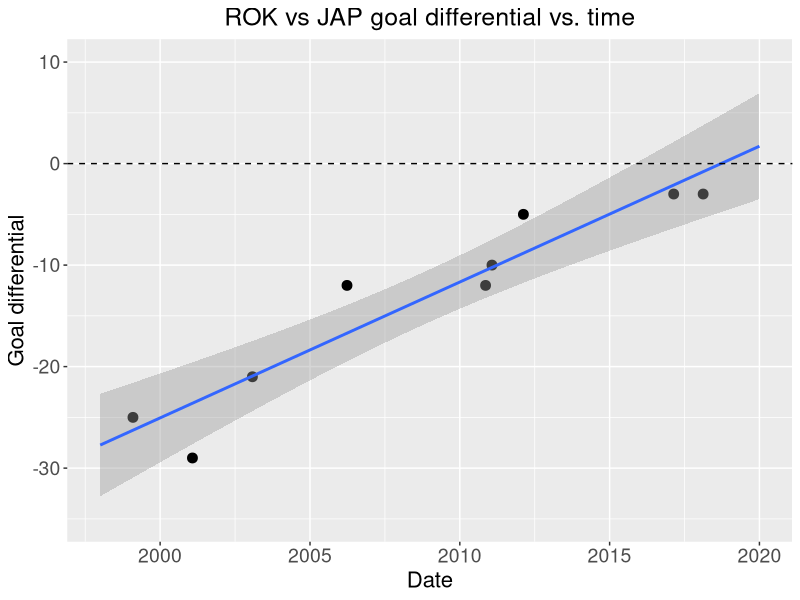

Generate this figure with R:
## ---- chunk 1
# knitr settings
knitr::opts_chunk$set(fig.path = "assets/Rfigs/", echo=FALSE, comment="> ", fig.align='center')
knitr::opts_knit$set(base.dir = "/Users/nunnlab/Desktop/GitHub/rgriff23.github.io/", base.url = "/")

# load packages 
library("ggplot2")
## ---- chunk 2
# data
Date <- as.Date(c("2/20/17","2/15/12", "1/28/11","11/11/10","1/29/01","3/28/06","1/30/03","2/4/99", "2/14/18"), format="%m/%d/%y")
diff <- c(-3,-5,-10,-12,-29,-12,-21,-25, -3)
data <- data.frame(Date, diff)

# plot
ggplot(data, aes(x=Date, y=diff)) +
  geom_point(size=3) +
  theme(plot.title=element_text(size=18, hjust=0.5), axis.title.x=element_text(size=16), axis.title.y=element_text(size=16), axis.text=element_text(size=14)) +
  scale_x_date(limits=as.Date(c('1998/1/1','2020/1/1'), format='%Y/%m/%d')) +
  ylim(-35,10) +
  labs(title="ROK vs JAP goal differential vs. time") +
  ylab("Goal differential") +
  xlab("Date") +
  geom_smooth(method='lm', fullrange=TRUE) +
  geom_hline(yintercept=0, lty=2)
